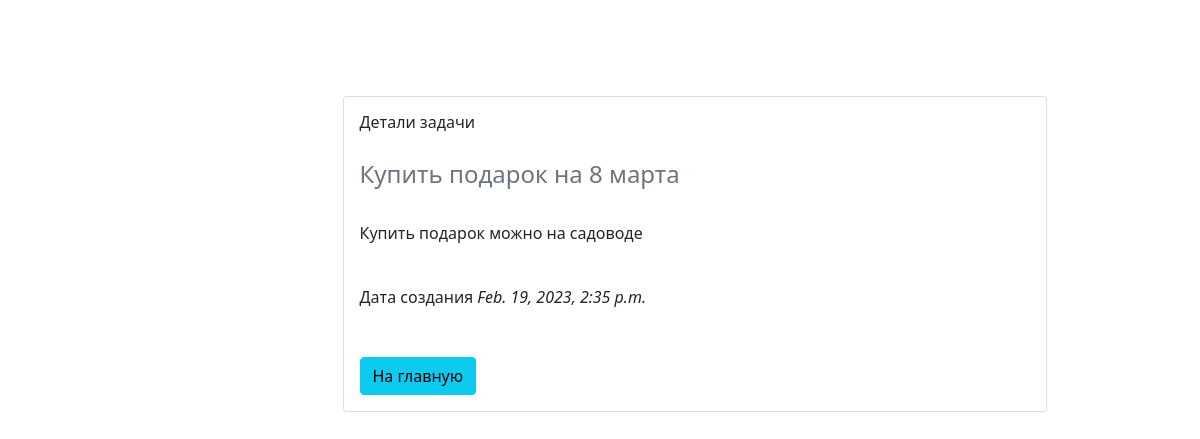
/taskdetail/39, run on an earlier commit of the app's database.
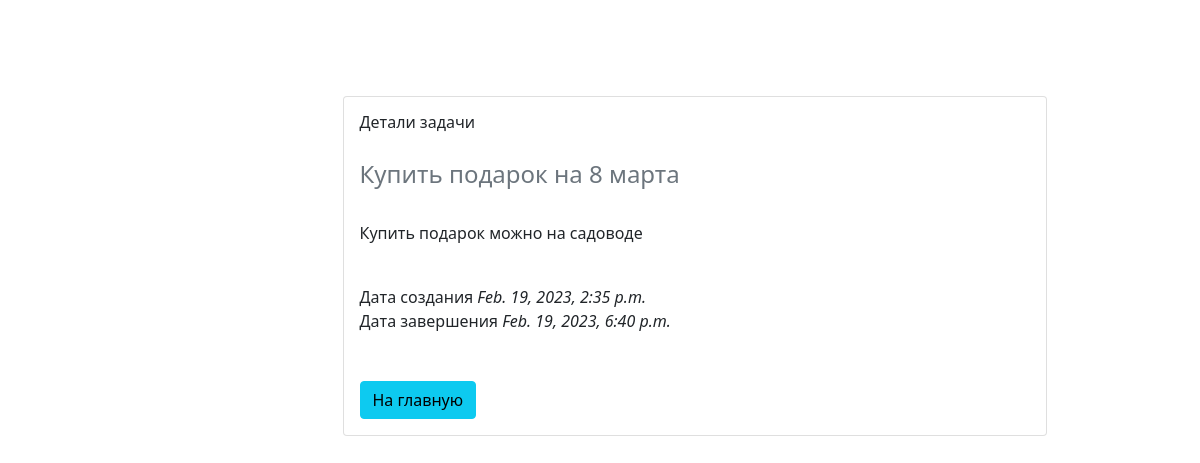
And on a later commit of the database.
### todomainapp/models.py (models this page shows, shortened)
class hometasks(models.Model):
    taskname = models.CharField(max_length=150, blank=True, null=True)
    taskdescription = models.CharField(max_length=150, blank=True, null=True)
    taskenddate = models.DateTimeField(null=True)
    taskcreatedate = models.DateTimeField(default=timezone.now, null=True)
    taskstatus = models.IntegerField(default=1, blank=True, null=True)
    def __str__(self):
        return self.taskname

### todomainapp/views.py (the view)
# urls.py: path("taskdetail/<int:taskid>", taskdetail.as_view(), name="taskdetail"),
class taskdetail(DetailView):
    model = hometasks
    pk_url_kwarg = "taskid"
    template_name = "todomainapp/taskdetail.html"
    def get_queryset(self, **kwargs):
        return hometasks.objects.filter(id=self.kwargs["taskid"])

### todomainapp/templates/todomainapp/taskdetail.html (shortened to what this page needs)
<!DOCTYPE html>
<html lang="en">
<head>
    <link rel="stylesheet" href="https://cdn.jsdelivr.net/npm/bootstrap-icons@1.7.2/font/bootstrap-icons.css">
    <link rel="stylesheet" href="https://cdnjs.cloudflare.com/ajax/libs/font-awesome/4.7.0/css/font-awesome.min.css">
    <link href="https://cdn.jsdelivr.net/npm/bootstrap@5.1.3/dist/css/bootstrap.min.css" rel="stylesheet"
>
</head>
<body>
<link rel="stylesheet" href="https://cdnjs.cloudflare.com/ajax/libs/boxicons/2.1.0/css/boxicons.min.css"
/>
<link rel="stylesheet"
      href="https://cdnjs.cloudflare.com/ajax/libs/MaterialDesign-Webfont/5.3.45/css/materialdesignicons.css"
/>
<br>
<br>
<br>
<br>
<div class="row d-flex justify-content-center container">
    <div class="col-3"></div>
    <div class="col-8">
        <div class="card" style="width: 100%">
            <div class="card-body">
                <h6 class="card-title">Детали задачи</h6>
                <br>
                <h4 class="card-subtitle mb-2 text-muted"> {{ object }}</h4>
                <br>
                <p class="card-text">{{ object.taskdescription }}</p>
                <br>
                <div class="widget-subheading">Дата создания <i>{{object.taskcreatedate}}</i></div>
                {% if object.taskenddate %}
                <div class="widget-subheading">Дата завершения <i>{{object.taskenddate}}</i></div>
                {% endif %}
                <br>
                <br>
                <a href="/" class="card-link"> <input class="btn btn-info" type="submit" value="На главную"></a>
            </div>
        </div>
    </div>
</div>

What changed in the data, as far as the page shows it:
changed hometasks "Купить подарок на 8 марта": taskenddate (not shown) → "Feb. 19, 2023, 6:40 p.m."
Also different on the page:
text now shown: "Дата завершения"
